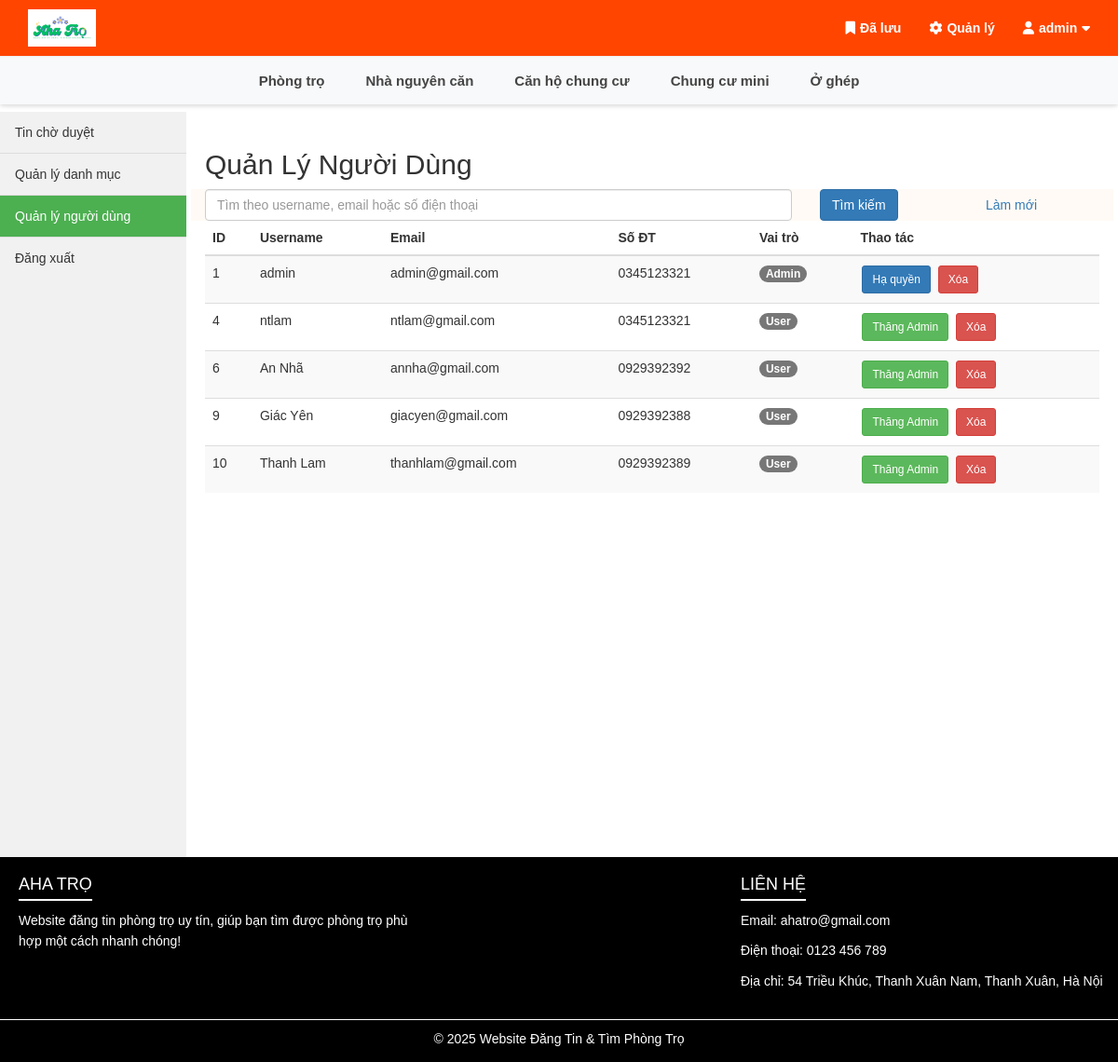
/admin_users.php (signed in), run on the app's committed database.
### tables this page shows
CREATE TABLE `loai_phong` (
  `idLoaiPhong` int(11) NOT NULL,
  `loaiPhong` varchar(50) NOT NULL
);

CREATE TABLE `users` (
  `id` int(11) NOT NULL,
  `username` varchar(50) DEFAULT NULL,
  `password` varchar(255) DEFAULT NULL,
  `email` varchar(100) DEFAULT NULL,
  `role` enum('admin','user') DEFAULT 'user',
  `sdt` varchar(11) DEFAULT NULL
);

### admin_users.php (the view, shortened to what this page needs)
<?php
require 'config.php';
$search = $_GET['search'] ?? '';
$query = "SELECT * FROM users";
$stmt = $conn->prepare($query);
$stmt->execute();
$result = $stmt->get_result();
$users = $result->fetch_all(MYSQLI_ASSOC);
?>
<!DOCTYPE html>
<html lang="vi">
<head>
    <link rel="stylesheet" href="https://maxcdn.bootstrapcdn.com/bootstrap/3.4.0/css/bootstrap.min.css">
</head>
<body>
    <?php include('header.php'); ?>
    <div class="main-layout">
        <?php include('siderbar.php'); ?>
        <div class="main-content">
            <h2 class="mb-4">Quản Lý Người Dùng</h2>
            <div class="card mb-4">
                <div class="card-body">
                    <form method="get" class="row g-3">
                        <div class="col-md-8">
                            <input type="text" name="search" class="form-control"
                                placeholder="Tìm theo username, email hoặc số điện thoại"
                                value="<?= htmlspecialchars($search) ?>">
                        </div>
                        <div class="col-md-2">
                            <button type="submit" class="btn btn-primary">Tìm kiếm</button>
                        </div>
                        <div class="col-md-2">
                            <a href="admin_users.php" class="btn btn-secondary">Làm mới</a>
                        </div>
                    </form>
                </div>
            </div>
            <div class="card">
                <div class="card-body">
                    <div class="table-responsive">
                        <table class="table table-striped table-hover">
                            <thead class="table-dark">
                                <tr>
                                    <th>ID</th>
                                    <th>Username</th>
                                    <th>Email</th>
                                    <th>Số ĐT</th>
                                    <th>Vai trò</th>
                                    <th>Thao tác</th>
                                </tr>
                            </thead>
                            <tbody>
                                <?php foreach ($users as $user): ?>
                                    <tr>
                                        <td><?= $user['id'] ?></td>
                                        <td><?= htmlspecialchars($user['username']) ?></td>
                                        <td><?= htmlspecialchars($user['email']) ?></td>
                                        <td><?= htmlspecialchars($user['sdt']) ?? 'N/A' ?></td>
                                        <td>
                                            <span class="badge bg-<?= $user['role'] === 'admin' ? 'success' : 'primary' ?>">
                                                <?= $user['role'] === 'admin' ? 'Admin' : 'User' ?>
                                            </span>
                                        </td>
                                        <td class="action-btns">
                                            <a href="admin_users.php?action=change_role&id=<?= $user['id'] ?>"
                                                class="btn btn-sm btn-<?= $user['role'] === 'admin' ? 'primary' : 'success' ?>">
                                                <?= $user['role'] === 'admin' ? 'Hạ quyền' : 'Thăng Admin' ?>
                                            </a>
                                            <a href="admin_users.php?action=delete&id=<?= $user['id'] ?>"
                                                class="btn btn-sm btn-danger"
                                                onclick="return confirm('Xóa người dùng này?')">
                                                Xóa
                                            </a>
                                        </td>
                                    </tr>
                                <?php endforeach; ?>
                            </tbody>
                        </table>
                    </div>
                </div>
            </div>
        </div>
    </div>
    <?php include('footer.php'); ?>
</body>
</html>

### header.php (shortened to what this page needs)
<?php
$current_category = isset($_GET['id']) ? $_GET['id'] : null;
?>
<!DOCTYPE html>
<html lang="vi">
<head>
    <link rel="stylesheet" href="css/style.css">
    <link rel="stylesheet" href="https://cdnjs.cloudflare.com/ajax/libs/font-awesome/6.5.0/css/all.min.css">
</head>
<body>
    <div class="header">
        <div class="top-bar">
            <div class="top-left">
                <a href="index.php">
                    <img src="img/logo2.PNG" alt="Logo" height="40">
                </a>
            </div>
            <div class="top-right">
                <div class="top-right-items">
                    <a href="saved_posts.php" class="top-link">
                        <i class="fa-solid fa-bookmark"></i> Đã lưu
                    </a>
                    <?php if (isset($_SESSION['user_id']) && isset($_SESSION['user_role'])): ?>
                        <div style="text-align: right; margin: 10px;">
                            <?php if ($_SESSION['user_role'] === 'admin'): ?>
                                <a href="admin_approve.php" class="top-link">
                                    <i class="fa-solid fa-gear"></i> Quản lý
                                </a>
                            <?php elseif ($_SESSION['user_role'] === 'user'): ?>
                                <a href="post_mana.php" class="top-link">
                                    <i class="fa-solid fa-gear"></i> Quản lý
                                </a>
                            <?php endif; ?>
                        </div>
                    <?php endif; ?>
                    <div class="hdropdown">
                        <?php if (isset($_SESSION['user_name'])): ?>
                            <div class="hdropdown-toggle">
                                <i class="fa-solid fa-user"></i> <?php echo htmlspecialchars($_SESSION['user_name']); ?>
                                <i class="fa-solid fa-caret-down"></i>
                            </div>
                        <?php endif; ?>
                    </div>
                </div>
            </div>
        </div>
        <div class="category-bar">
            <?php
            include 'config.php';
            $sql = "SELECT * FROM loai_phong";
            $result = mysqli_query($conn, $sql);
            if ($result && mysqli_num_rows($result) > 0) {
                echo '<ul class="category-menu">';
                while ($row = mysqli_fetch_assoc($result)) {
                    $id = $row['idLoaiPhong'];
                    $ten = $row['loaiPhong'];
                    $is_active = ($current_category == $id) ? 'active' : '';
                    echo '<li><a href="./category.php?id=' . $id . '" class="' . $is_active . '">' . htmlspecialchars($ten) . '</a></li>';
                }
                echo '</ul>';
            } else {
                echo '<div class="no-category">Không có loại phòng nào.</div>';
            }
            ?>
        </div>
    </div>
</body>
</html>

### css/style.css (style rules this page uses)
body { font-family: Arial, sans-serif; }
.header { position: fixed; top: 0; left: 0; width: 100%; z-index: 999; background-color: white; box-shadow: 0 2px 5px rgba(0, 0, 0, 0.1); }
.top-bar { display: flex; justify-content: space-between; align-items: center; padding: 10px 30px; background-color: orangered; color: white; }
.top-left { display: flex; align-items: center; }
.top-right { display: flex; align-items: center; }
.top-right-items { display: flex; align-items: center; gap: 20px; }
.top-link { color: white; text-decoration: none; font-weight: bold; display: flex; align-items: center; gap: 5px; transition: all 0.2s; }
.hdropdown { position: relative; cursor: pointer; }
.hdropdown-toggle { font-weight: bold; color: white; display: flex; align-items: center; gap: 5px; padding: 5px 0; }
.category-bar { background-color: #f8f9fa; padding: 10px 0; box-shadow: 0 2px 4px rgba(0, 0, 0, 0.05); border-top: 1px solid #eee; }
.category-menu { display: flex; justify-content: center; gap: 20px; padding: 0; margin: 0; list-style: none; flex-wrap: wrap; }
.category-menu li { padding: 5px 0; }
.category-menu a { text-decoration: none; color: #444; font-weight: bold; font-size: 15px; padding: 8px 12px; border-radius: 4px; transition: all 0.2s; position: relative; }
.main-layout { display: flex; margin-top: 120px; }
.main-content { flex: 1; padding: 20px; }
.row { font-family: Arial, sans-serif; background: #fffaf5; }

### admin_users.php (style rules this page uses)
.action-btns .btn { margin: 2px; }

### data on the page
loai_phong: loaiPhong "Phòng trọ"
loai_phong: loaiPhong "Nhà nguyên căn"
loai_phong: loaiPhong "Căn hộ chung cư"
loai_phong: loaiPhong "Chung cư mini"
loai_phong: loaiPhong "Ở ghép"
users: id "1", username "admin", email "admin@gmail.com", sdt "0345123321", role "Admin"
users: id "4", username "ntlam", email "ntlam@gmail.com", sdt "0345123321", role "User"
users: id "6", username "An Nhã", email "annha@gmail.com", sdt "0929392392", role "User"
users: id "9", username "Giác Yên", email "giacyen@gmail.com", sdt "0929392388", role "User"
users: id "10", username "Thanh Lam", email "thanhlam@gmail.com", sdt "0929392389", role "User"

### other printed values
$_SESSION['user_name'] "admin"
